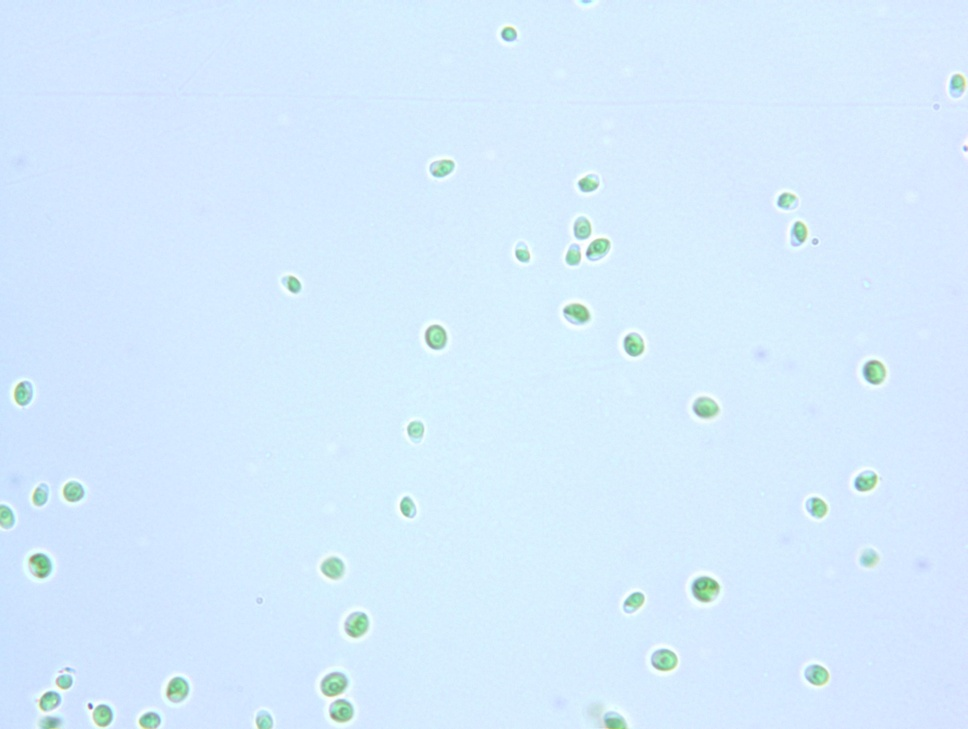
//> input picture SP2 - Image Preprocessing/Sample images for SP/Chlorella vulgaris.jpg, 968 x 729 px, shrunk from 3232 x 2432 before the run
$ ./Otsu_OpenClose '../Sample images for SP/Chlorella vulgaris.jpg'   (built with g++ and OpenCV 4)
//> lines starting //> are read from the running program, lines starting //| are printed output that depends on the picture; after the words box and inside, x2 and y2 are one past the last pixel; in counts of white or black regions, pixels touching at a corner belong together
#include <cv.h>
#include <highgui.h>

using namespace cv;
using namespace std;

int main( int argc, char** argv )
{
 char* imageName = argv[1];

 Mat image;
 image = imread( imageName, 0 );
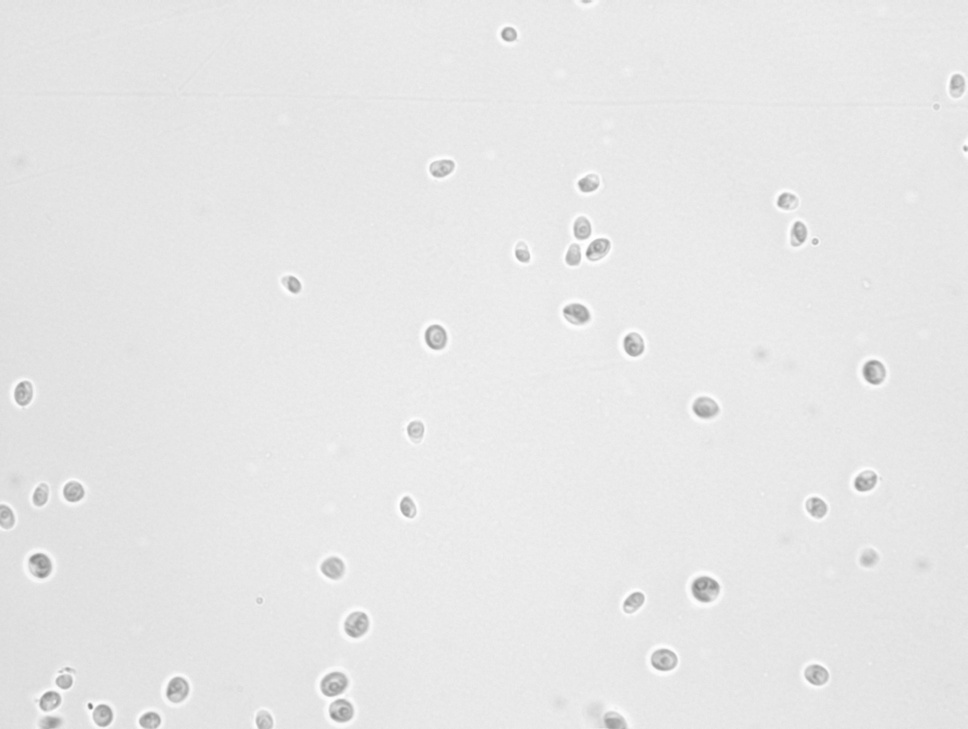
//> image: 729 rows x 968 cols, CV_8UC1; min 117, max 255, mean 231

 if( argc != 2 || !image.data )
 {
   printf( " No image data \n " );
   return -1;
 }


 Mat mfilter_image;
 threshold ( image, mfilter_image, 0, 255, CV_THRESH_BINARY_INV | CV_THRESH_OTSU );
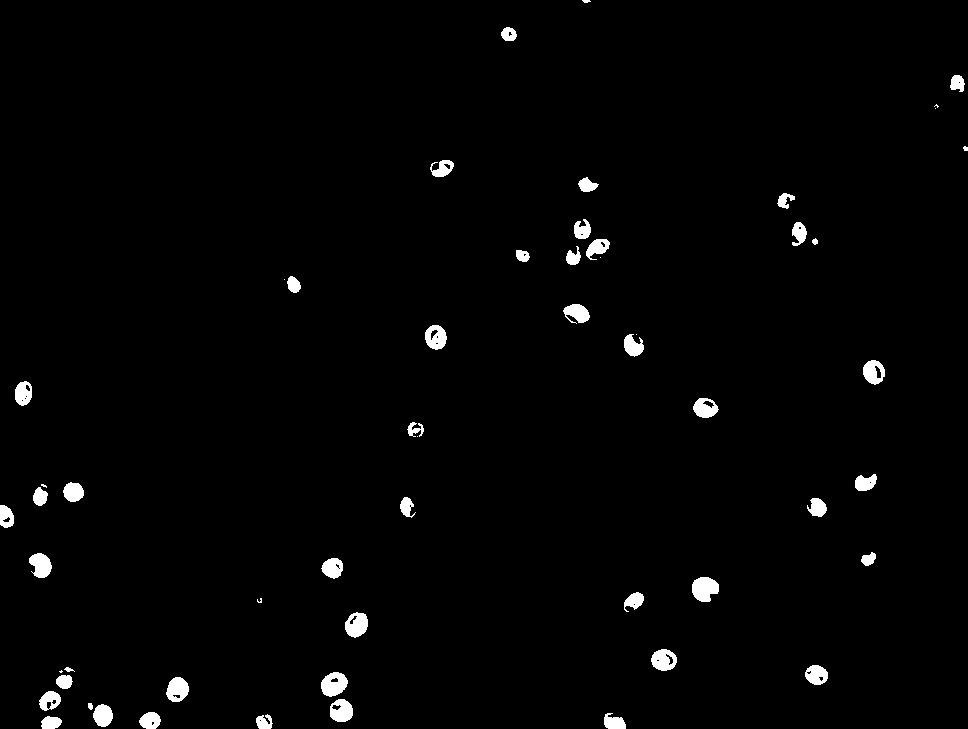
//> mfilter_image: 729 rows x 968 cols, CV_8UC1; 1.7% white; 56 white regions (9 under 20 px), largest, box (x1, y1, x2, y2) and area: (692, 577, 719, 602) 512, (321, 672, 348, 697) 478, (345, 612, 368, 638) 432
 imwrite( "Otsu_Image.jpg", mfilter_image );

 Mat element = getStructuringElement( MORPH_RECT, Size( 5, 5), Point( 3,3 ) );
 Mat openclose_image;

 /// Apply the specified morphology operation
  morphologyEx( mfilter_image, openclose_image, MORPH_OPEN, element );
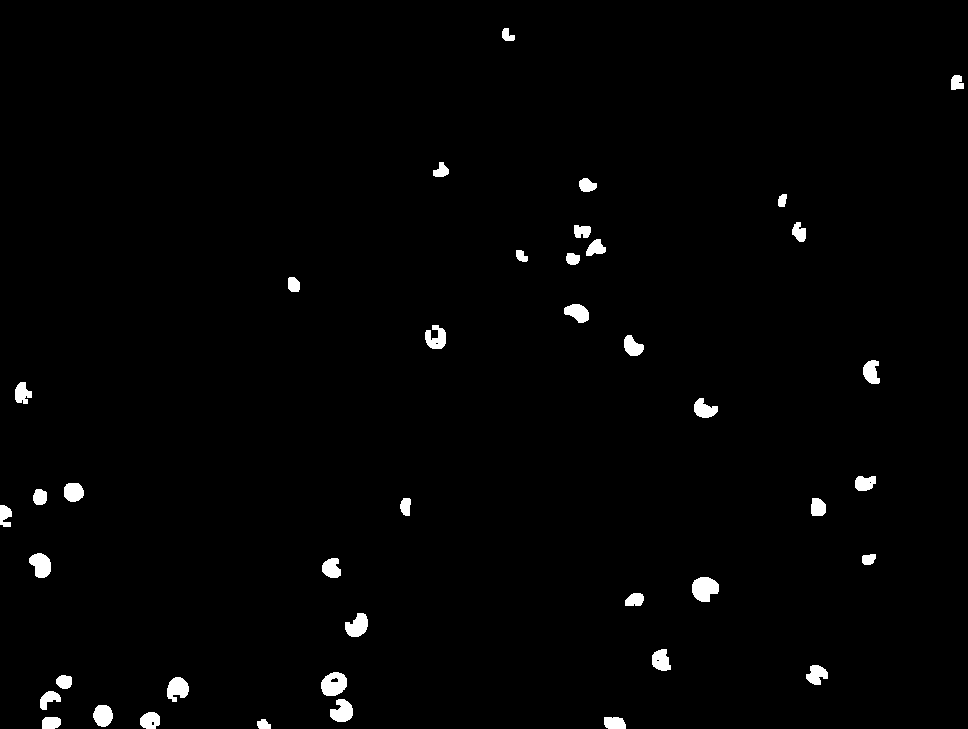
//> openclose_image: 729 rows x 968 cols, CV_8UC1; 1.4% white; 41 white regions, largest, box (x1, y1, x2, y2) and area: (692, 577, 719, 602) 509, (321, 672, 347, 696) 471, (29, 553, 51, 578) 398
  morphologyEx( openclose_image, openclose_image, MORPH_CLOSE, element );
//> openclose_image: 729 rows x 968 cols, CV_8UC1; 1.5% white; 40 white regions, largest, box (x1, y1, x2, y2) and area: (321, 672, 353, 722) 901, (692, 577, 719, 602) 509, (167, 677, 189, 702) 407
  imwrite( "OpenClose_Image.jpg", openclose_image );


 // [5 lines of commented-out code are left out]

 waitKey(0);

 return 0;
}
